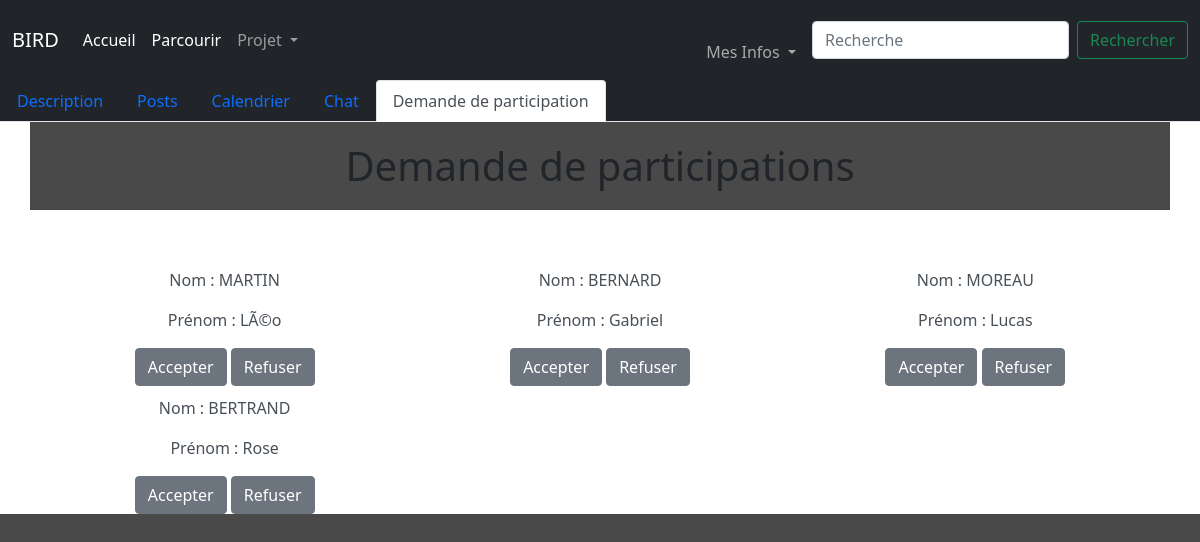
Page /sub/3/demandes (signed in) on the committed database.
### tables this page shows
CREATE TABLE demande_participation(sub INTEGER NOT NULL,utilisateur INTEGER NOT NULL, PRIMARY KEY(sub,utilisateur),FOREIGN KEY(sub) REFERENCES subs(numéro_projet),FOREIGN KEY(utilisateur) REFERENCES utilisateurs(id_user));

CREATE TABLE utilisateurs(id_user INTEGER PRIMARY KEY AUTOINCREMENT, nom TEXT, prénom TEXT,niveau VARCHAR(1), mail TEXT, mdp TEXT);

### app.py (the view)
@app.route('/sub/<id>/demandes')
def demande(id):
     if test_verif():
          if test_id_sub(id):
               if is_owner(id,session.get('id')):
                    db = sqlite3.connect('database.db')
                    cursor = db.cursor()
                    cursor.execute("SELECT utilisateur,nom,prénom FROM demande_participation JOIN utilisateurs WHERE id_user=utilisateur AND sub = ?",(id,))
                    data=cursor.fetchall()
                    db.close()
                    return render_template("participants.html",id=id,data=data)
               else :
                    return render_template('erreur.html',message="Accès refusé",description="Vous n'êtes pas le créateur du projet")
          else:
               return redirect('/')
     else:
          return render_template('erreur.html',message="Accès refusé",description="Vous n'avez pas les droits d'accès nécessaires")

### app.py (called while the page is built)
@app.context_processor
def handle_context():
    return dict(os=os)

def test_id_sub(id):
     db = sqlite3.connect('database.db')
     cursor = db.cursor()
     cursor.execute(""" SELECT description FROM subs WHERE numéro_projet=?""",(id,))
     test=cursor.fetchall()
     db.close()
     if test!=[]:
          return True
     else:
          return False

def test_verif():
     db = sqlite3.connect('database.db')
     cursor = db.cursor()
     cursor.execute(""" SELECT niveau FROM utilisateurs WHERE id_user=?""",(str(session.get('id')),))
     test=cursor.fetchall()[0][0]
     db.close()
     if test=='B':
          return False
     else:
          return True

def is_owner(id,user):
     db = sqlite3.connect('database.db')
     cursor = db.cursor()
     cursor.execute(""" SELECT * FROM subs WHERE numéro_projet=? AND créé_par=?""",(id,user))
     test=cursor.fetchall()
     db.close()
     if test!=[]:
          return True
     else:
          return False

### templates/participants.html (shortened to what this page needs)
{% extends 'layout.html' %}
{% block content %}
<link rel="stylesheet" href='/static/styles/participants.css' />
<ul class="nav nav-tabs navbar-dark bg-dark">
    <li class="nav-item">
      <a class="nav-link" aria-current="page" href="/sub/{{ id }} ">Description</a>
    </li>
    <li class="nav-item">
      <a class="nav-link" aria-current="page" href="/sub/{{ id }}/post">Posts</a>
    </li>
    <li class="nav-item">
      <a class="nav-link">Calendrier</a>
    </li>
    <li class="nav-item">
        <a class="nav-link" href='/sub/{{id}}/chat'>Chat</a>
    </li>
    <li class="nav-item">
        <a class="nav-link active">Demande de participation</a>
    </li>
</ul>
<div class="container text-center">
    <div class = "row">
        <h1> Demande de participations</h1>
    </div>
    <div class = "wrapper">
        {% for item in data %}
        <div class="list-group-item-action flex align-items">
        <div class='personne'>
            <p>Nom : {{item[1]}}</p>
            <p>Prénom : {{item[2]}}</p>
            <a class="btn btn-secondary" href="/{{id}}/accepter/{{item[0]}}">Accepter</a>
            <a class="btn btn-secondary" href="/{{id}}/refuser/{{item[0]}}">Refuser </a>
        </div>
        </div>
        {% endfor %}
    </div>
</div>
{% endblock %}

### static/styles/stylehome.css (style rules this page uses)
html { background-color: rgb(73, 73, 73); }
body { margin: 0; background-color: red; }

### static/styles/participants.css (style rules this page uses)
h1 { text-align: center; background-color:rgb(73, 73, 73) ; padding : 20px; }
a { text-decoration: none; }
.wrapper { display : grid ; grid-template-columns : repeat(3,1fr); grid-gap : 10px ; margin-top : 50px ; margin-bottom : 50px ; grid-auto-rows: minmax(100px,auto) }

### rows in the picture
demande_participation: nom "MARTIN", prénom "LÃ©o"
demande_participation: nom "BERNARD", prénom "Gabriel"
demande_participation: nom "MOREAU", prénom "Lucas"
demande_participation: nom "BERTRAND", prénom "Rose"
